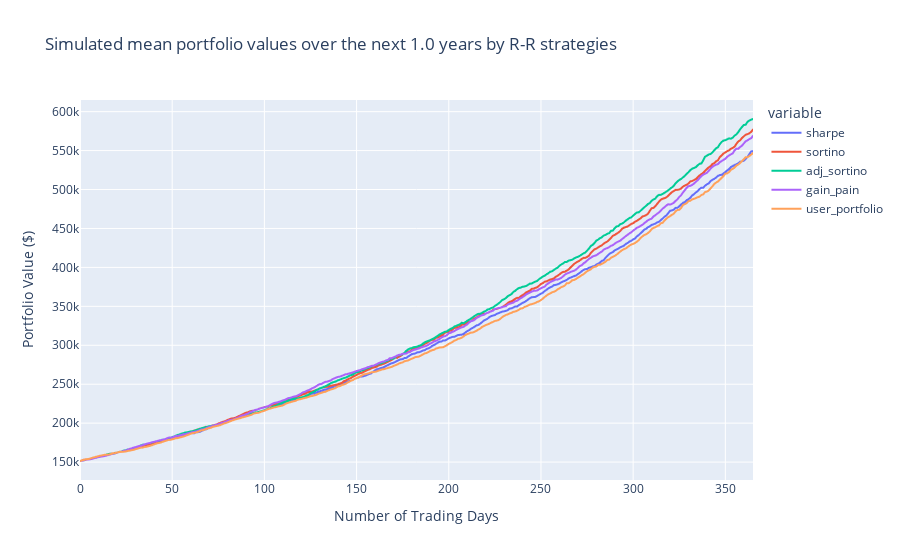

Notebook cell for this chart:
### Code cell
# Chart mean projection of each portfolio and store

sim_port_mean = px.line(
    all_mean_cumulative_pnl,
    title = f"Simulated mean portfolio values over the next {num_trading_days / 365} years by R-R strategies",
    labels = {
        "value": "Portfolio Value ($)",
        "index": "Number of Trading Days"
        
    }
)

sim_port_mean.show()

### Figure 1 — Plotly figure (JSON) as saved in the notebook; plotly's stock layout.template omitted (floating-point values rounded to 4 significant figures; data arrays with more than 128 entries replaced by an {"elided": "..."} marker saying what was removed)
{"data": [{"hovertemplate": "variable=sharpe<br>Number of Trading Days=%{x}<br>Portfolio Value ($)=%{y}<extra></extra>", "legendgroup": "sharpe", "line": {"color": "#636efa", "dash": "solid"}, "marker": {"symbol": "circle"}, "mode": "lines", "name": "sharpe", "showlegend": true, "type": "scattergl", "x": {"elided": "366 int values"}, "xaxis": "x", "y": {"elided": "366 float values"}, "yaxis": "y"}, {"hovertemplate": "variable=sortino<br>Number of Trading Days=%{x}<br>Portfolio Value ($)=%{y}<extra></extra>", "legendgroup": "sortino", "line": {"color": "#EF553B", "dash": "solid"}, "marker": {"symbol": "circle"}, "mode": "lines", "name": "sortino", "showlegend": true, "type": "scattergl", "x": {"elided": "366 int values"}, "xaxis": "x", "y": {"elided": "366 float values"}, "yaxis": "y"}, {"hovertemplate": "variable=adj_sortino<br>Number of Trading Days=%{x}<br>Portfolio Value ($)=%{y}<extra></extra>", "legendgroup": "adj_sortino", "line": {"color": "#00cc96", "dash": "solid"}, "marker": {"symbol": "circle"}, "mode": "lines", "name": "adj_sortino", "showlegend": true, "type": "scattergl", "x": {"elided": "366 int values"}, "xaxis": "x", "y": {"elided": "366 float values"}, "yaxis": "y"}, {"hovertemplate": "variable=gain_pain<br>Number of Trading Days=%{x}<br>Portfolio Value ($)=%{y}<extra></extra>", "legendgroup": "gain_pain", "line": {"color": "#ab63fa", "dash": "solid"}, "marker": {"symbol": "circle"}, "mode": "lines", "name": "gain_pain", "showlegend": true, "type": "scattergl", "x": {"elided": "366 int values"}, "xaxis": "x", "y": {"elided": "366 float values"}, "yaxis": "y"}, {"hovertemplate": "variable=user_portfolio<br>Number of Trading Days=%{x}<br>Portfolio Value ($)=%{y}<extra></extra>", "legendgroup": "user_portfolio", "line": {"color": "#FFA15A", "dash": "solid"}, "marker": {"symbol": "circle"}, "mode": "lines", "name": "user_portfolio", "showlegend": true, "type": "scattergl", "x": {"elided": "366 int values"}, "xaxis": "x", "y": {"elided": "366 float values"}, "yaxis": "y"}], "layout": {"autosize": true, "legend": {"title": {"text": "variable"}, "tracegroupgap": 0}, "title": {"text": "Simulated mean portfolio values over the next 1.0 years by R-R strategies"}, "xaxis": {"anchor": "y", "autorange": true, "domain": [0, 1], "range": [0, 365], "title": {"text": "Number of Trading Days"}, "type": "linear"}, "yaxis": {"anchor": "x", "autorange": true, "domain": [0, 1], "range": [127000.0, 615000.0], "title": {"text": "Portfolio Value ($)"}, "type": "linear"}}}
